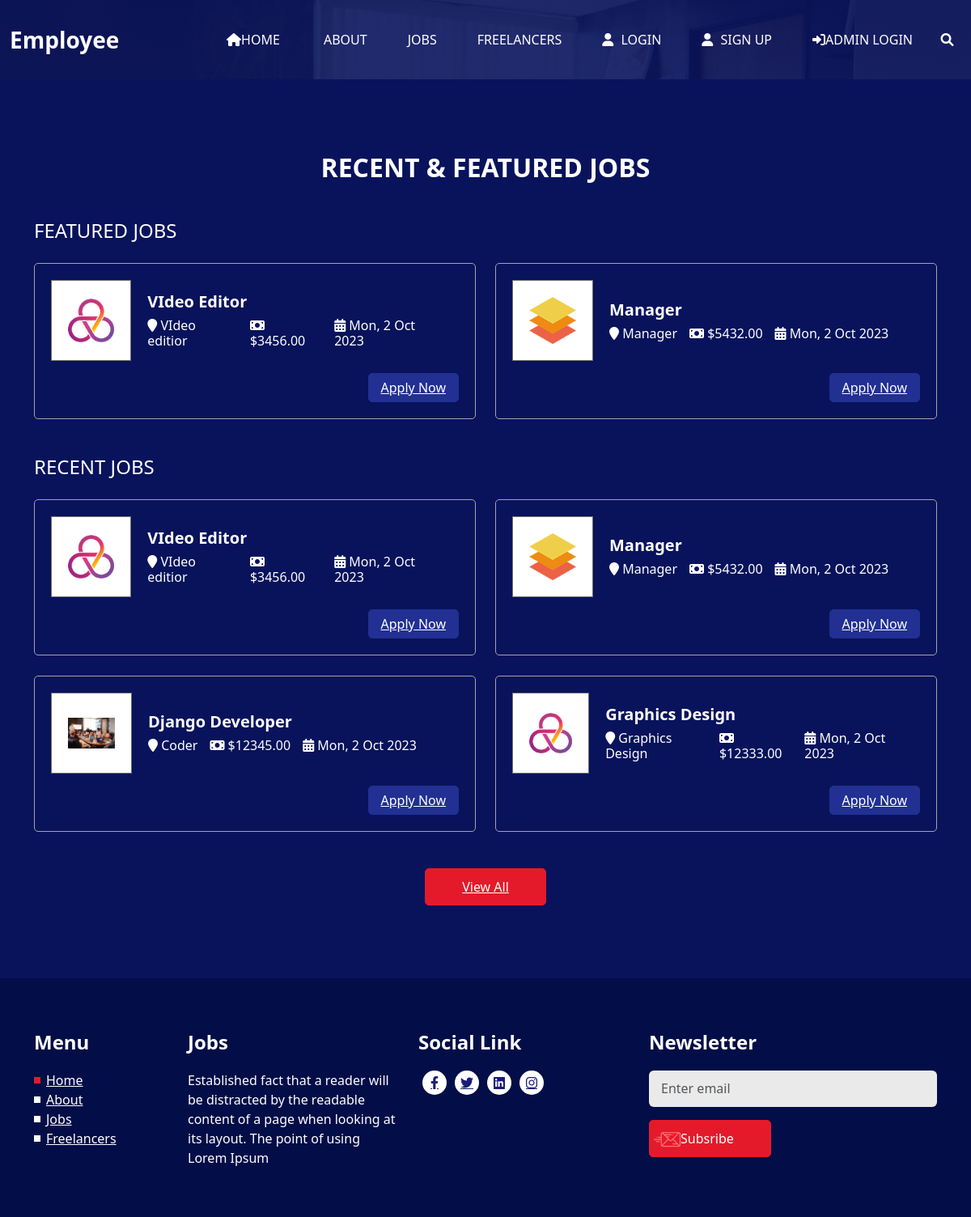
Page /job/ on the earlier database version.
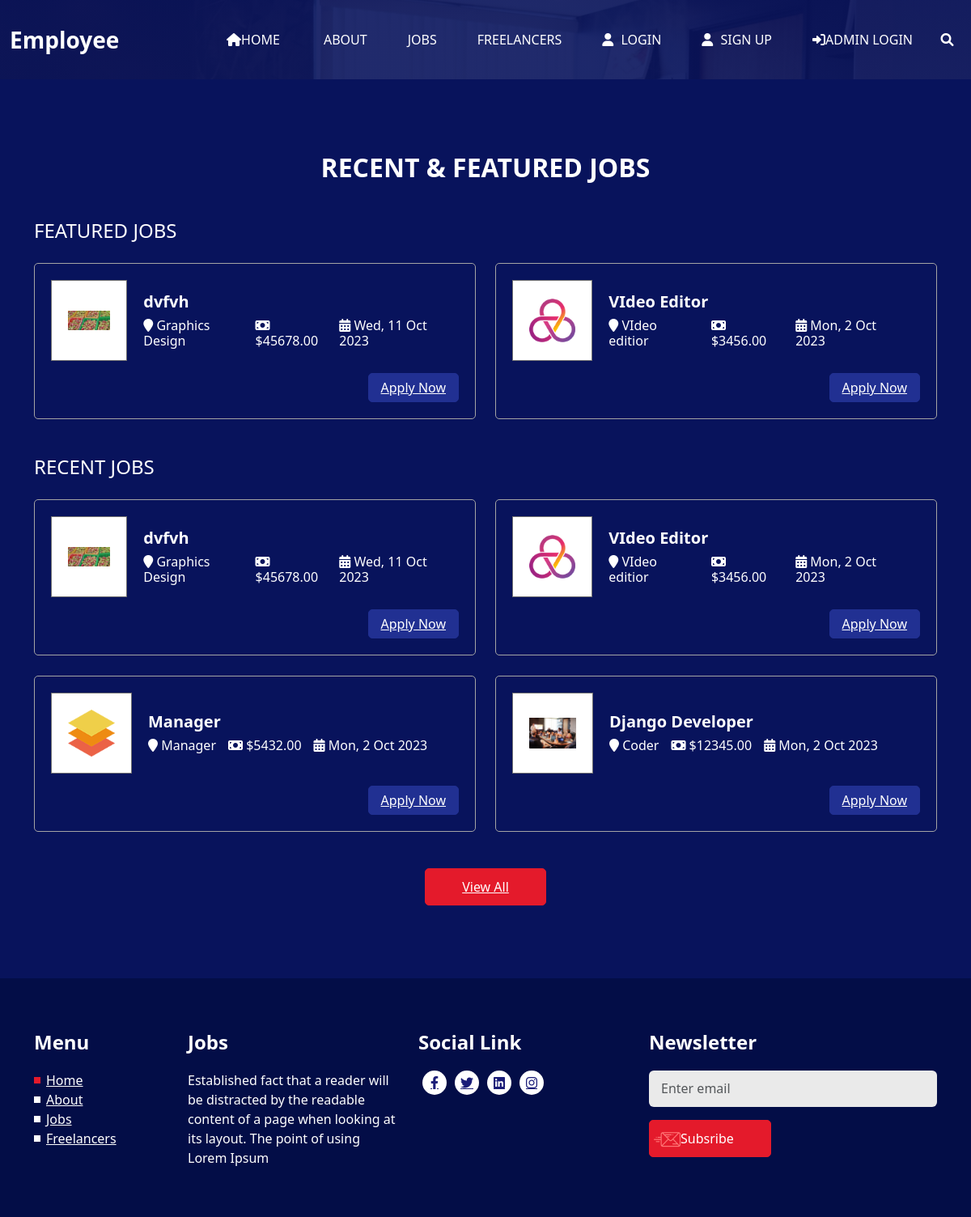
Same page on the later database version.
### web_app/model.py (models this page shows, shortened)
class JobPosting(models.Model):
     STATUS_CHOICES = [
          ("active", "Active"),
          ("in_active", "Inactive"),
     ]
     title = models.CharField(max_length=200)
     company = models.CharField(max_length=100)
     feature_image = models.ImageField(upload_to="Job_post_images/%Y/%m/%d", blank=False)
     status = models.CharField(max_length=20, choices=STATUS_CHOICES, default="active")
     description = models.TextField()
     salary = models.DecimalField(max_digits=10, decimal_places=2)
     posted_at = models.DateTimeField(auto_now_add=True)
     views_count = models.PositiveBigIntegerField(default=0)
     category = models.ForeignKey(JobCategory, on_delete=models.CASCADE)
     location = models.ManyToManyField(JobLocation)

class JobCategory(models.Model):
     name = models.CharField(max_length=100)

### web_app/views.py (the view)
# urls.py: path("job/", JobView.as_view(), name="job"),
class JobView(TemplateView):
    model = JobPosting
    template_name =  "jobs/job.html"
    queryset = JobPosting.objects.filter(
        posted_at__isnull=False, status="active"
    ).order_by("-posted_at")
    def get_context_data(self, **kwargs):
        context = super().get_context_data(**kwargs)
        context["recent_posts"] = JobPosting.objects.filter(
            posted_at__isnull=False, status="active"
        ).order_by("-posted_at")[:4]
        context["featured_posts"] = JobPosting.objects.filter(
            posted_at__isnull=False, status="active"
        ).order_by("-posted_at")[:2]
        return context

### templates/jobs/job.html (shortened to what this page needs)
{% extends 'base.html' %}
{% load static %}
{% block content %}
{% include 'header.html' %}
<section class="job_section layout_padding">
  <div class="container">
    <div class="heading_container heading_center">
      <h2>
        RECENT & FEATURED JOBS
      </h2>
    </div>
    <div class="job_container">
      <h4 class="job_heading">
        Featured Jobs
      </h4>
      <div class="row">
        {% for featured_post in featured_posts %}
        <div class="col-lg-6">
          <div class="box">
            <div class="job_content-box">
              <div class="img-box">
                <img src="{{featured_post.feature_image.url}}" alt="{{ featured_post.title}}">
              </div>
              <div class="detail-box">
                <h5>
                  {{featured_post.title}}
                </h5>
                <div class="detail-info">
                  <h6>
                    <i class="fa fa-map-marker" aria-hidden="true"></i>
                    <span>
                      {{featured_post.category.name}}
                    </span>
                  </h6>
                  <h6>
                    <i class="fa fa-money" aria-hidden="true"></i>
                    <span>
                      ${{featured_post.salary}}
                    </span>
                  </h6>
                  <h6>
                    <i class="fa fa-calendar-alt"></i>
                    <span>{{featured_post.posted_at|date:" D, j M Y"}}
                    </span>
                  </h6>
                </div>
              </div>
            </div>
            <div class="option-box">
              <a href="{% url 'apply' %}" class="apply-btn">
                Apply Now
              </a>
            </div>
          </div>
        </div>
        {% endfor %}
      </div>
    </div>
    <div class="job_container">
      <h4 class="job_heading">
        Recent Jobs
      </h4>
      <div class="row">
        {% for recent_post in recent_posts %}
        <div class="col-lg-6">
          <div class="box">
            <div class="job_content-box">
              <div class="img-box">
                <img src="{{recent_post.feature_image.url}}" alt="{{ recent_post.title}}">
              </div>
              <div class="detail-box">
                <h5>
                  {{recent_post.title}}
                </h5>
                <div class="detail-info">
                  <h6>
                    <i class="fa fa-map-marker" aria-hidden="true"></i>
                    <span>
                      {{recent_post.category.name}}
                    </span>
                  </h6>
                  <h6>
                    <i class="fa fa-money" aria-hidden="true"></i>
                    <span>
                      ${{recent_post.salary}}
                    </span>
                  </h6>
                  <h6>
                    <i class="fa fa-calendar-alt"></i>
                    <span>{{recent_post.posted_at|date:" D, j M Y"}}
                    </span>
                  </h6>
                </div>
              </div>
            </div>
            <div class="option-box">
              <a href="{% url 'apply' %}" class="apply-btn">
                Apply Now
              </a>
            </div>
          </div>
        </div>
        {% endfor %}
      </div>
    </div>
    <div class="btn-box">
      <a href="{% url 'job_all' %}">
        View All
      </a>
    </div>
  </div>
</section>
{% include 'home/info_section.html' %}
{% endblock content %}

Differences in the rows shown:
no longer on one of the page's lists (row unchanged): JobPosting: title "Manager", category.name "Manager", salary "5432.00", posted_at "Mon, 2 Oct 2023"
no longer on this page (row unchanged): JobPosting: feature_image (picture), title "Graphics Design", category.name "Graphics Design", salary "12333.00", posted_at "Mon, 2 Oct 2023", shown under "RECENT JOBS"
added JobPosting: feature_image (picture), title "dvfvh", category.name "Graphics Design", salary "45678.00", posted_at "Wed, 11 Oct 2023"
